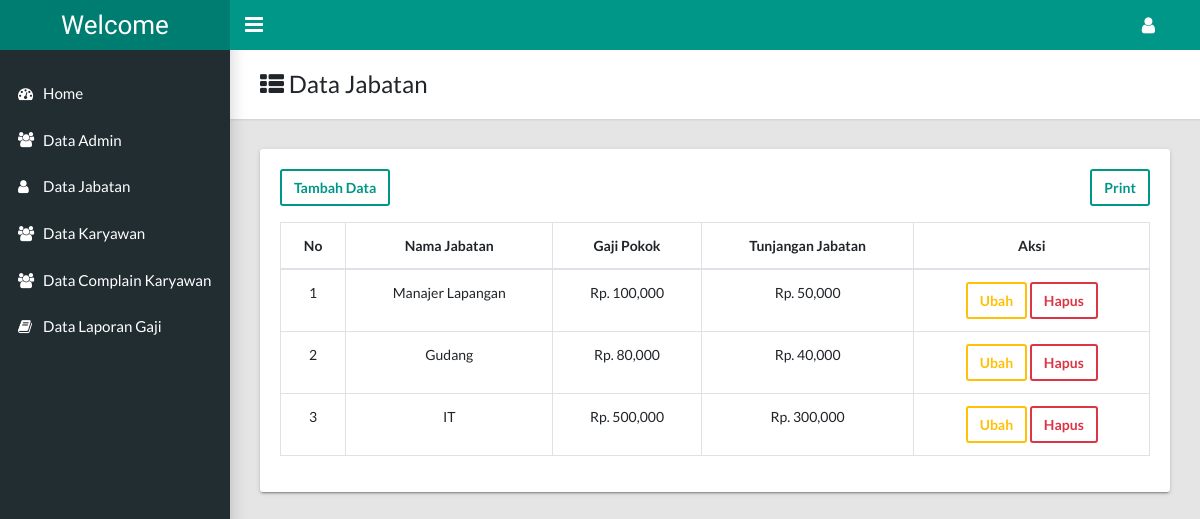
The page /index.php?data_jabatan (signed in) on the database as committed earlier.
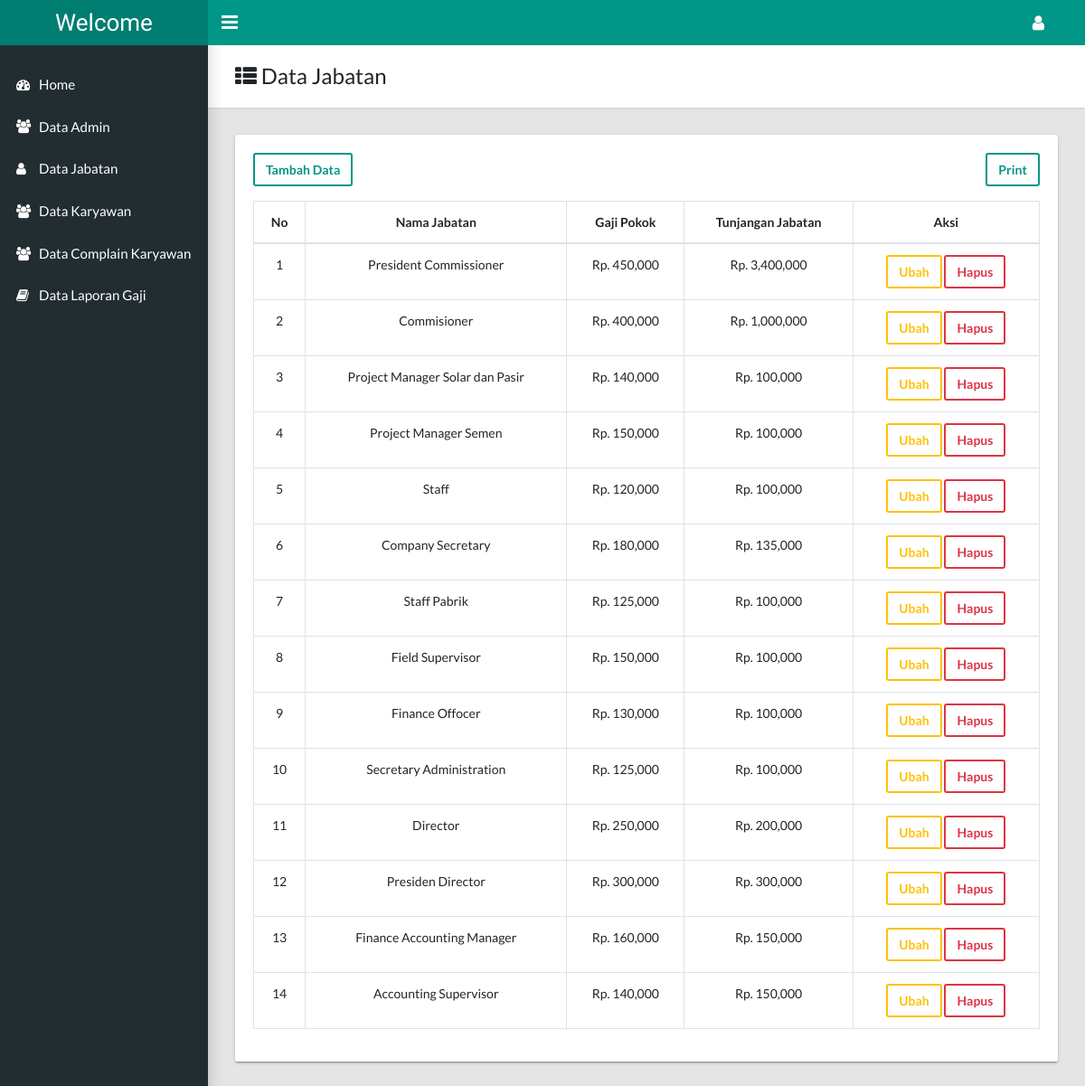
The same page on the database as committed later.
### tables this page shows
CREATE TABLE `jabatan` (
  `id_jabatan` int(11) NOT NULL,
  `nama_jabatan` varchar(255) NOT NULL,
  `gaji_pokok` int(11) NOT NULL,
  `tunjangan_jabatan` int(11) NOT NULL
);

### pages/data_jabatan/index.php (the view, shortened to what this page needs)
<main class="app-content">
  <div class="app-title">
    <div>
      <h1><i class="fa fa-th-list"></i> Data Jabatan</h1>
    </div>
  </div>
  <div class="row">
    <div class="col-md-12">
      <div class="tile">
        <button type="button" class="btn btn-outline-primary float-left" data-toggle="modal" data-target="#exampleModal">
          Tambah Data
        </button>
        <a target="_blank" href="index.php?print_jabatan" class="btn btn-outline-primary float-right mb-3"> Print </a>
        <div class="tile-body">
          <div class="table-responsive">
            <table class="table table-hover table-bordered text-center" id="sampleTable">
              <thead>
                <tr>
                  <th>No</th>
                  <th>Nama Jabatan</th>
                  <th>Gaji Pokok</th>
                  <th>Tunjangan Jabatan</th>
                  <th>Aksi</th>
                </tr>
              </thead>
              <tbody>
                <?php $no = 1; ?>
                <?php $query = mysqli_query($koneksi, "SELECT * FROM jabatan"); ?>
                <?php while ($row = mysqli_fetch_assoc($query)) { ?>
                  <tr>
                    <td><?= $no++; ?></td>
                    <td><?= $row['nama_jabatan'] ?></td>
                    <td>Rp. <?= number_format($row['gaji_pokok']) ?></td>
                    <td>Rp. <?= number_format($row['tunjangan_jabatan']) ?></td>
                    <td>
                      <a href="index.php?ubah_jabatan&id=<?= $row['id_jabatan'] ?>" class="btn btn-outline-warning">Ubah</a>
                      <a href="index.php?hapus_jabatan&id=<?= $row['id_jabatan'] ?>" class="btn btn-outline-danger">Hapus</a>
                    </td>
                  </tr>
                <?php } ?>
              </tbody>
            </table>
          </div>
        </div>
      </div>
    </div>
  </div>
</main>

### index.php (shortened to what this page needs)
<?php
include "./config/koneksi.php";
?>
<!DOCTYPE html>
<html lang="en">
<head>
  <link rel="stylesheet" type="text/css" href="asstes/css/main.css">
  <link rel="stylesheet" type="text/css" href="https://maxcdn.bootstrapcdn.com/font-awesome/4.7.0/css/font-awesome.min.css">
</head>
<body class="app sidebar-mini">
  <?php include "./pages/templates/header/index.php" ?>
  <?php include "./pages/templates/sidebar/index.php" ?>
  <?php
  if (isset($_GET['data_jabatan'])) {
    include "./pages/data_jabatan/index.php";
  } else if (isset($_GET['hapus_jabatan'])) {
    include "./pages/data_jabatan/hapus.php";
  } else if (isset($_GET['ubah_jabatan'])) {
    include "./pages/data_jabatan/ubah.php";
  } else if (isset($_GET['data_pegawai'])) {
    include "./pages/data_pegawai/index.php";
  } else if (isset($_GET['print_jabatan'])) {
    include "./pages/data_jabatan/print.php";
  } else if (isset($_GET['hapus_pegawai'])) {
    include "./pages/data_pegawai/hapus.php";
  } else if (isset($_GET['ubah_pegawai'])) {
    include "./pages/data_pegawai/ubah.php";
  } else if (isset($_GET['print'])) {
    include "./pages/data_pegawai/print.php";
  } else if (isset($_GET['data_laporan'])) {
    include "./pages/laporan_pegawai/index.php";
  } else if (isset($_GET['slip_gaji'])) {
    include "./pages/laporan_pegawai/slip_gaji.php";
  } else if (isset($_GET['complain'])) {
    include "./pages/laporan_pegawai/complain.php";
  } else if (isset($_GET['hapus_laporan'])) {
    include "./pages/laporan_pegawai/hapus.php";
  } else if (isset($_GET['laporan_gaji1'])) {
    include "./pages/laporan_pegawai/print1.php";
  } else if (isset($_GET['laporan_gaji'])) {
    include "./pages/laporan_pegawai/print.php";
  } else if (isset($_GET['data_complain'])) {
    include "./pages/data_complain/index.php";
  } else if (isset($_GET['selesai_complain'])) {
    include "./pages/data_complain/selesai.php";
  } else if (isset($_GET['data_admin'])) {
    include "./pages/data_admin/index.php";
  } else if (isset($_GET['edit_admin'])) {
    include "./pages/data_admin/edit.php";
  } else if (isset($_GET['hapus_admin'])) {
    include "./pages/data_admin/hapus.php";
  } else if (isset($_GET['logout'])) {
    include "./login/logout.php";
  } else {
    include "./pages/home/index.php";
  }
  ?>
</body>
</html>

### pages/templates/header/index.php (shortened to what this page needs)
<header class="app-header"><a class="app-header__logo" href="index.php">Welcome</a>
    <a class="app-sidebar__toggle" href="#" data-toggle="sidebar" aria-label="Hide Sidebar"></a>
    <ul class="app-nav">
        <li class="dropdown"><a class="app-nav__item" href="#" data-toggle="dropdown" aria-label="Open Profile Menu"><i class="fa fa-user fa-lg"></i></a>
        </li>
    </ul>
</header>

### pages/templates/sidebar/index.php (shortened to what this page needs)
<aside class="app-sidebar">
      <ul class="app-menu">
            <li><a class="app-menu__item" href="index.php"><i class="app-menu__icon fa fa-dashboard"></i><span class="app-menu__label">Home</span></a>
            </li>
            <?php if (isset($_SESSION['login']['role_akses'])) { ?>
                  <li><a class="app-menu__item" href="index.php?data_admin"><i class="app-menu__icon fa fa-users"></i><span class="app-menu__label">Data Admin</span></a>
                  </li>
                  <li><a class="app-menu__item" href="index.php?data_jabatan"><i class="app-menu__icon fa fa-user"></i><span class="app-menu__label">Data Jabatan</span></a>
                  </li>
                  <li><a class="app-menu__item" href="index.php?data_pegawai"><i class="app-menu__icon fa fa-users"></i><span class="app-menu__label">Data Karyawan</span></a>
                  </li>
                  <li><a class="app-menu__item" href="index.php?data_complain"><i class="app-menu__icon fa fa-users"></i><span class="app-menu__label">Data Complain Karyawan</span></a>
                  </li>
            <?php } ?>
            <li><a class="app-menu__item" href="index.php?data_laporan"><i class="app-menu__icon fa fa-book"></i><span class="app-menu__label">Data Laporan Gaji</span></a>
            </li>
      </ul>
</aside>

Rows that differ between the two databases and show on the page:
removed jabatan: nama_jabatan "IT", gaji_pokok "500,000", tunjangan_jabatan "300,000"
changed jabatan: nama_jabatan "Manajer Lapangan" → "President Commissioner"; gaji_pokok "100,000" → "450,000"; tunjangan_jabatan "50,000" → "3,400,000"
changed jabatan: nama_jabatan "Gudang" → "Commisioner"; gaji_pokok "80,000" → "400,000"; tunjangan_jabatan "40,000" → "1,000,000"
added jabatan: nama_jabatan "Project Manager Solar dan Pasir", gaji_pokok "140,000", tunjangan_jabatan "100,000"
added jabatan: nama_jabatan "Project Manager Semen", gaji_pokok "150,000", tunjangan_jabatan "100,000"
added jabatan: nama_jabatan "Staff", gaji_pokok "120,000", tunjangan_jabatan "100,000"
added jabatan: nama_jabatan "Company Secretary", gaji_pokok "180,000", tunjangan_jabatan "135,000"
added jabatan: nama_jabatan "Staff Pabrik", gaji_pokok "125,000", tunjangan_jabatan "100,000"
added jabatan: nama_jabatan "Field Supervisor", gaji_pokok "150,000", tunjangan_jabatan "100,000"
added jabatan: nama_jabatan "Finance Offocer", gaji_pokok "130,000", tunjangan_jabatan "100,000"
added jabatan: nama_jabatan "Secretary Administration", gaji_pokok "125,000", tunjangan_jabatan "100,000"
added jabatan: nama_jabatan "Director", gaji_pokok "250,000", tunjangan_jabatan "200,000"
added jabatan: nama_jabatan "Presiden Director", gaji_pokok "300,000", tunjangan_jabatan "300,000"
added jabatan: nama_jabatan "Finance Accounting Manager", gaji_pokok "160,000", tunjangan_jabatan "150,000"
added jabatan: nama_jabatan "Accounting Supervisor", gaji_pokok "140,000", tunjangan_jabatan "150,000"
